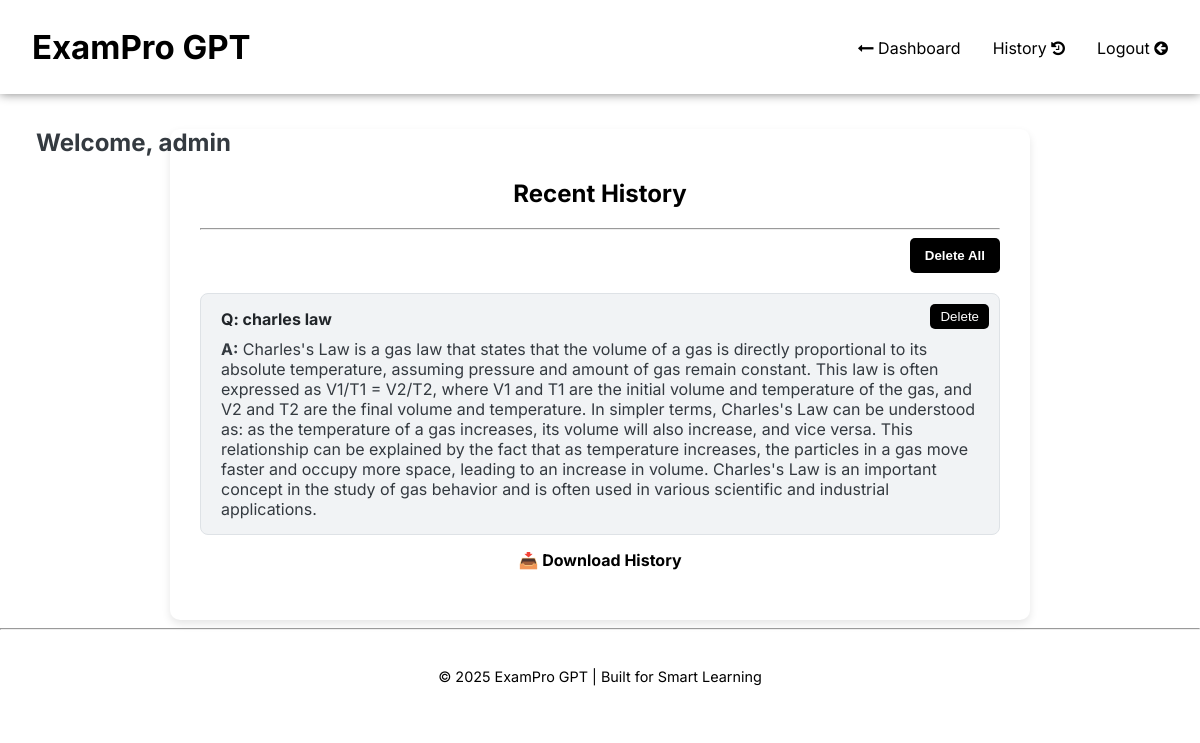
Screenshot of /history (signed in) with the database file from the repository.
### tables this page shows
CREATE TABLE history (
            id INTEGER PRIMARY KEY AUTOINCREMENT,
            username TEXT,
            question TEXT,
            answer TEXT
        );

### app.py (the view)
@app.route('/history')
def history():
    if 'username' not in session:
        return redirect(url_for('login'))
    con = sqlite3.connect('users.db')
    cur = con.cursor()
    cur.execute("SELECT id, question, answer FROM history WHERE username=? ORDER BY id DESC LIMIT 10",
                (session['username'],))
    records = cur.fetchall()
    con.close()
    return render_template('history.html', records=records)

### templates/history.html (shortened to what this page needs)
<!DOCTYPE html>
<html lang="en">
<head>
    <link rel="stylesheet" href="https://maxcdn.bootstrapcdn.com/font-awesome/4.7.0/css/font-awesome.min.css">
</head>
<body>
    <nav>
        <div class="logo">
            <h1 style="    font-size: 33px;">ExamPro GPT </h1>
        </div>
        <div class="nav-links" id="navLinks">
            <a href="/dashboard" style="color:black;    margin-top: 22px;font-weight: normal;
"><i class="fa fa-long-arrow-left"></i> Dashboard
            <a href="/history" style="color:black;    margin-top: 22px;font-weight: normal;
">History <i class="fa fa-history"></i>
           <a href="/index" style="color:black;    margin-top: 22px;font-weight: normal;
">Logout <i class="fa fa-arrow-circle-left"></i></a>
        </div>
</nav>
<h2 style="    float: left;
margin-left: 36px;
margin-top: 34px;" >Welcome, {{ session['username'] }}</h2>
    <div class="container">
        <h2 style="font-weight:bold;color: black;
}">Recent History</h2> <hr>
        <form method="POST" action="/delete_all_history" onsubmit="return confirm('Are you sure you want to delete all history?');">
            <button type="submit" class="delete-all-btn">Delete All</button>
        </form>
        {% for id, q, a in records %}
        <div class="history-card">
            <div class="question"><strong>Q:</strong> {{ q }}</div>
            <div class="answer"><strong>A:</strong> {{ a }}</div>
            <form method="POST" action="/delete_record/{{ id }}" onsubmit="return confirm('Delete this record?');">
                <button type="submit" class="delete-btn">Delete</button>
            </form>
        </div>
        {% endfor %}
        <center><a href="/download_history" style="color:black;">📥 Download History</a></center>
    </div><hr>
    <footer class="footer">
        <p>© 2025 ExamPro GPT | Built for Smart Learning</p>
      </footer>
</body>
</html>

### templates/history.html (style rules this page uses)
body { font-family: "Inter", sans-serif; background-color:white; margin: 0; padding: 0; }
.container { max-width: 800px; margin: auto; background-color: #ffffff; padding: 30px; border-radius: 10px; box-shadow: 0 4px 8px rgba(0,0,0,0.1); margin-top: 35px; }
h2 { text-align: center; color: #343a40; }
a { display: inline-block; margin-bottom: 20px; text-decoration: none; color: #007bff; font-weight: bold; }
.history-card { background-color: #f1f3f5; border: 1px solid #dee2e6; border-radius: 8px; padding: 15px 20px; margin-bottom: 15px; position: relative; }
.question { font-weight: bold; color: #212529; margin-bottom: 10px; }
.answer { color: #343a40; }
.delete-btn { position: absolute; top: 10px; right: 10px; background-color:black; color: white; border: none; border-radius: 5px; padding: 5px 10px; cursor: pointer; }
.delete-all-btn { background-color: black; color: white; border: none; border-radius: 5px; padding: 10px 15px; font-weight: bold; cursor: pointer; margin-bottom: 20px; float: right; }
nav { background-color: white; padding: 2rem 2rem; color: black; align-items: center; justify-content: space-between; display: flex; cursor: pointer; height:30px; box-shadow: 0 0 10px grey; position:sticky; top:0; }
.nav-links { display: flex; gap: 2rem; }
.footer { text-align: center; padding: 1rem; background: white; font-size: 0.9rem; }

### rows the page displays
history: username "admin", question "charles law", answer "Charles's Law is a gas law that states that the volume of a gas is directly proportional to its absolute temperature, assuming pressure and amount of gas remain constant. This law is often expressed as V1/T1 = V2/T2, where V1 and T1 are the initial volume and temperature of the gas, and V2 and T2 are the final volume and temperature. In simpler terms, Charles's Law can be understood as: as the temperature of a gas increases, its volume will also increase, and vice versa. This relationship can be explained by the fact that as temperature increases, the particles in a gas move faster and occupy more space, leading to an increase in volume. Charles's Law is an important concept in the study of…"
